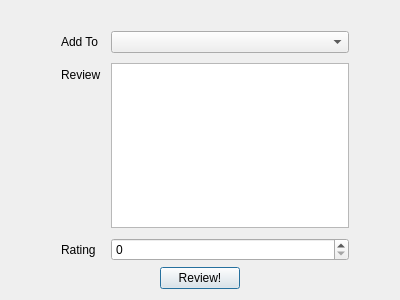
<?xml version="1.0" encoding="UTF-8"?>
<ui version="4.0">
 <class>FinishBookView</class>
 <widget class="QDialog" name="FinishBookView">
  <property name="geometry">
   <rect>
    <x>0</x>
    <y>0</y>
    <width>400</width>
    <height>300</height>
   </rect>
  </property>
  <property name="windowTitle">
   <string>Dialog</string>
  </property>
  <layout class="QVBoxLayout" name="verticalLayout_2">
   <item>
    <layout class="QHBoxLayout" name="horizontalLayout_2">
     <item>
      <spacer name="horizontalSpacer_3">
       <property name="orientation">
        <enum>Qt::Horizontal</enum>
       </property>
       <property name="sizeType">
        <enum>QSizePolicy::Fixed</enum>
       </property>
       <property name="sizeHint" stdset="0">
        <size>
         <width>40</width>
         <height>20</height>
        </size>
       </property>
      </spacer>
     </item>
     <item>
      <layout class="QVBoxLayout" name="verticalLayout">
       <item>
        <layout class="QFormLayout" name="formLayout">
         <property name="horizontalSpacing">
          <number>10</number>
         </property>
         <property name="verticalSpacing">
          <number>10</number>
         </property>
         <property name="leftMargin">
          <number>10</number>
         </property>
         <property name="topMargin">
          <number>20</number>
         </property>
         <item row="0" column="0">
          <widget class="QLabel" name="addToLabel">
           <property name="text">
            <string>Add To</string>
           </property>
          </widget>
         </item>
         <item row="0" column="1">
          <widget class="QComboBox" name="addToComboBox"/>
         </item>
         <item row="1" column="0">
          <widget class="QLabel" name="reviewLabel">
           <property name="text">
            <string>Review</string>
           </property>
          </widget>
         </item>
         <item row="2" column="0">
          <widget class="QLabel" name="ratingLabel">
           <property name="text">
            <string>Rating</string>
           </property>
          </widget>
         </item>
         <item row="2" column="1">
          <widget class="QSpinBox" name="ratingSpinBox">
           <property name="maximum">
            <number>5</number>
           </property>
          </widget>
         </item>
         <item row="1" column="1">
          <widget class="QTextEdit" name="reviewLineEdit"/>
         </item>
        </layout>
       </item>
       <item>
        <layout class="QHBoxLayout" name="horizontalLayout">
         <item>
          <spacer name="horizontalSpacer">
           <property name="orientation">
            <enum>Qt::Horizontal</enum>
           </property>
           <property name="sizeHint" stdset="0">
            <size>
             <width>40</width>
             <height>20</height>
            </size>
           </property>
          </spacer>
         </item>
         <item>
          <widget class="QPushButton" name="reviewButton">
           <property name="sizePolicy">
            <sizepolicy hsizetype="Maximum" vsizetype="Fixed">
             <horstretch>0</horstretch>
             <verstretch>0</verstretch>
            </sizepolicy>
           </property>
           <property name="layoutDirection">
            <enum>Qt::LeftToRight</enum>
           </property>
           <property name="text">
            <string>Review!</string>
           </property>
          </widget>
         </item>
         <item>
          <spacer name="horizontalSpacer_2">
           <property name="orientation">
            <enum>Qt::Horizontal</enum>
           </property>
           <property name="sizeHint" stdset="0">
            <size>
             <width>40</width>
             <height>20</height>
            </size>
           </property>
          </spacer>
         </item>
        </layout>
       </item>
      </layout>
     </item>
     <item>
      <spacer name="horizontalSpacer_4">
       <property name="orientation">
        <enum>Qt::Horizontal</enum>
       </property>
       <property name="sizeType">
        <enum>QSizePolicy::Fixed</enum>
       </property>
       <property name="sizeHint" stdset="0">
        <size>
         <width>40</width>
         <height>20</height>
        </size>
       </property>
      </spacer>
     </item>
    </layout>
   </item>
  </layout>
 </widget>
 <resources/>
 <connections/>
</ui>
